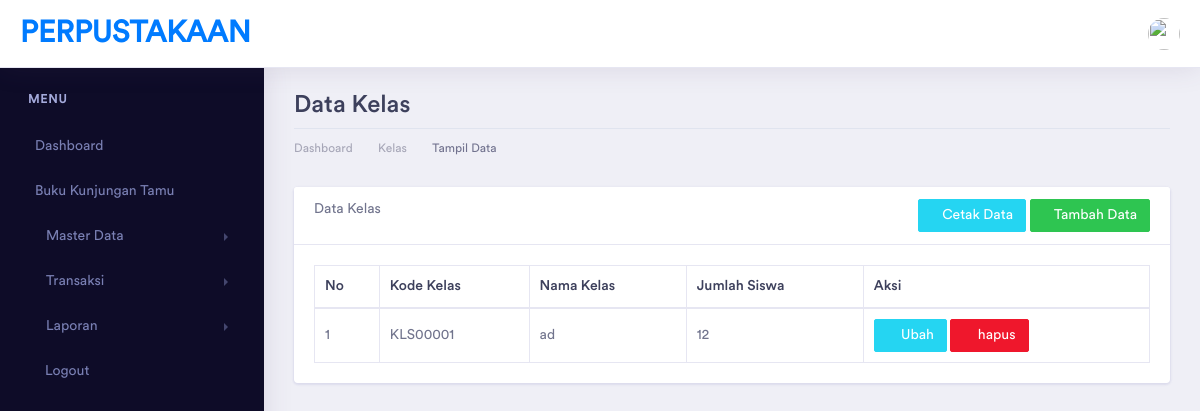
Page /index.php/kelas on the earlier database version.
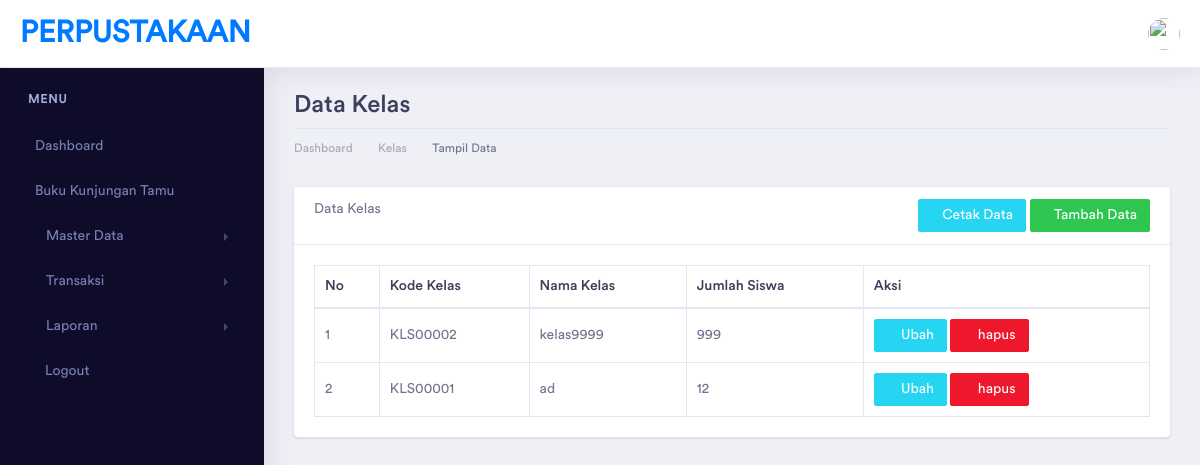
Same page on the later database version.
### tables this page shows
CREATE TABLE `kelas` (
  `id_kelas` int(5) NOT NULL,
  `kd_kelas` varchar(10) NOT NULL,
  `nama_kelas` varchar(20) NOT NULL,
  `jumlah_siswa` int(3) NOT NULL
);

### application/controllers/Kelas.php (called while the page is built, shortened)
<?php
class Kelas extends CI_Controller {
    function __construct()
    {
        $this->load->model('KelasModel');
    }
	public function index()
	{
        $data['title'] = "Data Kelas | PERPUSTAKAAN";
        $data['kelas'] = $this->KelasModel->get_kelas();
		$this->load->view('template/header', $data);
        $this->load->view('template/sidebar');
        $this->load->view('kelas/kelas_read', $data);
        $this->load->view('template/footer');
	}
}

### index.php (called while the page is built, shortened)
<?php
require_once BASEPATH.'core/CodeIgniter.php';

### application/models/KelasModel.php (called while the page is built, shortened)
<?php
class KelasModel extends CI_Model {
    private $tabel = "kelas";
    public function get_kelas()
    {
        return $this->db->get($this->tabel)->result();
    }
}

### application/views/kelas/kelas_read.php (the view)
<div class="dashboard-wrapper">
    <div class="container-fluid dashboard-content">
        <div class="row">
            <div class="col-xl-12 col-lg-12 col-md-12 col-sm-12 col-12">
                <div class="page-header">
                    <h2 class="pageheader-title">Data Kelas </h2>
                    <div class="page-breadcrumb">
                        <nav aria-label="breadcrumb">
                            <ol class="breadcrumb">
                                <li class="breadcrumb-item"><a href="<?= base_url('home')?>" class="breadcrumb-link">Dashboard</a></li>
                                <li class="breadcrumb-item"><a href="<?= base_url('kelas')?>" class="breadcrumb-link">Kelas</a></li>
                                <li class="breadcrumb-item active" aria-current="page">Tampil Data</li>
                            </ol>
                        </nav>
                    </div>
                </div>
            </div>
        </div>
        <div class="row">
            <div class="col-xl-12 col-lg-12 col-md-12 col-sm-12 col-12">
                <div class="card">
                    <div class="card-header">
                        Data Kelas
                        <a href="<?= base_url('kelas/tambah')?>" class="btn btn-sm btn-success float-right">
                            <i class="fa fa-plus"></i>Tambah Data
                        </a>
                        <a href="#" target="_blank" class="btn btn-sm btn-info float-right mr-1">
                            <i class="fa fa-print"></i>Cetak Data
                        </a>
                    </div>
                    <div class="card-body">
                        <table class="table table-bordered">
                            <thead>
                                <tr>
                                    <th>No</th>
                                    <th>Kode Kelas</th>
                                    <th>Nama Kelas</th>
                                    <th>Jumlah Siswa</th>
                                    <th>Aksi</th>
                                </tr>
                            </thead>
                            <tbody>
                                <?php
                                    $no = 1;
                                    foreach($kelas as $a){
                                        echo "<tr>
                                            <td>".$no++."</td>
                                            <td>".$a->kd_kelas."</td>
                                            <td>".$a->nama_kelas."</td>
                                            <td>".$a->jumlah_siswa."</td>
                                            <td>
                                                <a href=".base_url('kelas/ubah/'.$a->id_kelas)." class='btn btn-info btn-sm'>
                                                    <i class='fa fa-edit'></i> Ubah
                                                </a>
                                                <a href=".base_url('kelas/hapus/'.$a->id_kelas)." class='btn btn-danger btn-sm'
                                                    onclick='return confirm(\"ingin hapus data ini?\")'>
                                                    <i class='fa fa-trash'></i> hapus
                                                </a>
                                            </td>
                                            </tr>";
                                    }
                                ?>
                            </tbody>
                        </table>
                    </div>
                </div>
            </div>
        </div>
    </div>
</div>

Differences in the rows shown:
added kelas: kd_kelas "KLS00002", nama_kelas "kelas9999", jumlah_siswa "999"
